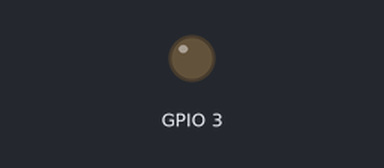
Recording of a sketch running on a simulated ESP8266 (NodeMCU). On the bench: output pins drawn as LEDs (lit = HIGH). At 0.1 s the program restarts the board; the recording ends there.

Above: at 0.0 s.
Timing chart, 0 to 0.1 s (numbered marks = the images above):
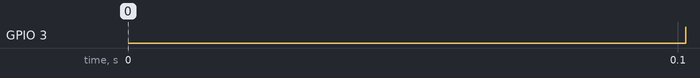

Measured:
- by itself, GPIO 3: LOW → HIGH at 0.10 s

The sketch:

sketch_sep21b.ino
```cpp
// *********************************************************** TRANSMISSOR **
#include <SPI.h>
#include <nRF24L01.h>
#include <RF24.h>

int comunica[1];

RF24 radio(D3,D8);

const uint64_t pipe = 0x88E8F0F0E1LL;

void setup(void)
{ Serial.begin(115200);
 // radio.begin();
  radio.setPALevel(RF24_PA_LOW);
  radio.openWritingPipe(pipe);
  pinMode(3, OUTPUT);
  comunica[0]=0;
  delay(100);
  radio.printDetails();
  }


void loop(void){

    comunica[0]=123;
    radio.write( comunica, sizeof(comunica) );
    digitalWrite(3, HIGH);

ESP.restart();
  delay(500);
}
```
